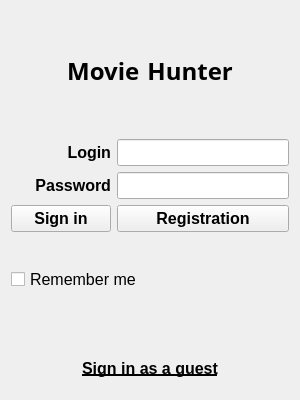
<?xml version="1.0" encoding="UTF-8"?>
<ui version="4.0">
 <class>LoginWindow</class>
 <widget class="QMainWindow" name="LoginWindow">
  <property name="geometry">
   <rect>
    <x>0</x>
    <y>0</y>
    <width>300</width>
    <height>400</height>
   </rect>
  </property>
  <property name="windowTitle">
   <string>Login</string>
  </property>
  <widget class="QWidget" name="centralWidget">
   <layout class="QVBoxLayout" name="mainLayout">
    <item>
     <widget class="QLabel" name="title">
      <property name="font">
       <font>
        <family>Noto Kufi Arabic</family>
        <pointsize>18</pointsize>
        <weight>75</weight>
        <bold>true</bold>
       </font>
      </property>
      <property name="text">
       <string>Movie Hunter</string>
      </property>
      <property name="alignment">
       <set>Qt::AlignCenter</set>
      </property>
     </widget>
    </item>
    <item>
     <layout class="QFormLayout" name="authLayout">
      <item row="0" column="0">
       <widget class="QLabel" name="loginLabel">
        <property name="minimumSize">
         <size>
          <width>100</width>
          <height>0</height>
         </size>
        </property>
        <property name="maximumSize">
         <size>
          <width>100</width>
          <height>16777215</height>
         </size>
        </property>
        <property name="font">
         <font>
          <pointsize>12</pointsize>
          <weight>75</weight>
          <bold>true</bold>
         </font>
        </property>
        <property name="text">
         <string>Login</string>
        </property>
        <property name="alignment">
         <set>Qt::AlignRight|Qt::AlignTrailing|Qt::AlignVCenter</set>
        </property>
       </widget>
      </item>
      <item row="1" column="0">
       <widget class="QLabel" name="passwordLabel">
        <property name="minimumSize">
         <size>
          <width>100</width>
          <height>0</height>
         </size>
        </property>
        <property name="maximumSize">
         <size>
          <width>100</width>
          <height>16777215</height>
         </size>
        </property>
        <property name="font">
         <font>
          <pointsize>12</pointsize>
          <weight>75</weight>
          <bold>true</bold>
         </font>
        </property>
        <property name="text">
         <string>Password</string>
        </property>
        <property name="alignment">
         <set>Qt::AlignRight|Qt::AlignTrailing|Qt::AlignVCenter</set>
        </property>
       </widget>
      </item>
      <item row="0" column="1">
       <widget class="QLineEdit" name="loginEdit">
        <property name="minimumSize">
         <size>
          <width>150</width>
          <height>0</height>
         </size>
        </property>
        <property name="font">
         <font>
          <pointsize>12</pointsize>
         </font>
        </property>
       </widget>
      </item>
      <item row="1" column="1">
       <widget class="QLineEdit" name="passwordEdit">
        <property name="font">
         <font>
          <pointsize>12</pointsize>
         </font>
        </property>
       </widget>
      </item>
      <item row="2" column="0">
       <widget class="QPushButton" name="signIn">
        <property name="minimumSize">
         <size>
          <width>100</width>
          <height>0</height>
         </size>
        </property>
        <property name="font">
         <font>
          <pointsize>12</pointsize>
          <weight>75</weight>
          <bold>true</bold>
         </font>
        </property>
        <property name="text">
         <string>Sign in</string>
        </property>
       </widget>
      </item>
      <item row="2" column="1">
       <widget class="QPushButton" name="registration">
        <property name="font">
         <font>
          <pointsize>12</pointsize>
          <weight>75</weight>
          <bold>true</bold>
         </font>
        </property>
        <property name="text">
         <string>Registration</string>
        </property>
       </widget>
      </item>
     </layout>
    </item>
    <item>
     <layout class="QVBoxLayout" name="extLayout">
      <item>
       <widget class="QCheckBox" name="rememberMe">
        <property name="font">
         <font>
          <pointsize>12</pointsize>
         </font>
        </property>
        <property name="text">
         <string>Remember me</string>
        </property>
       </widget>
      </item>
      <item>
       <widget class="QLabel" name="ErrorLabel">
        <property name="font">
         <font>
          <pointsize>12</pointsize>
          <weight>75</weight>
          <bold>true</bold>
         </font>
        </property>
        <property name="text">
         <string></string>
        </property>
        <property name="alignment">
         <set>Qt::AlignCenter</set>
        </property>
       </widget>
      </item>
      <item>
       <widget class="QLabel" name="signIsAsGuest">
        <property name="font">
         <font>
          <pointsize>12</pointsize>
          <weight>75</weight>
          <bold>true</bold>
          <underline>true</underline>
         </font>
        </property>
        <property name="text">
         <string>Sign in as a guest</string>
        </property>
        <property name="alignment">
         <set>Qt::AlignCenter</set>
        </property>
       </widget>
      </item>
     </layout>
    </item>
   </layout>
  </widget>
 </widget>
 <layoutdefault spacing="6" margin="11"/>
 <resources/>
 <connections/>
</ui>
